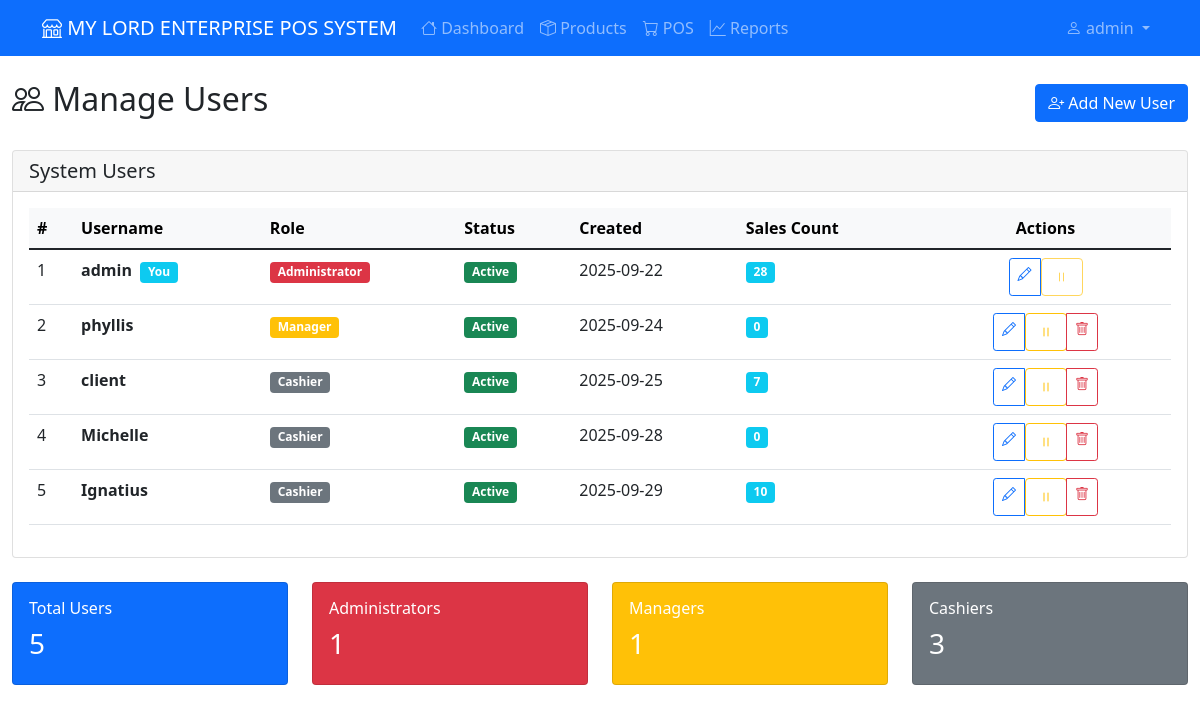
The app's page /auth/users (signed in) with its own data.
### app/models.py (models this page shows, shortened)
class User(UserMixin, db.Model):
    id = db.Column(db.Integer, primary_key=True)
    username = db.Column(db.String(80), unique=True, nullable=False)
    password_hash = db.Column(db.String(120), nullable=False)
    role = db.Column(db.String(20), nullable=False, default='cashier')  # admin, manager, cashier
    created_at = db.Column(db.DateTime, default=datetime.utcnow)
    is_active = db.Column(db.Boolean, default=True, nullable=False)
    is_temporary_password = db.Column(db.Boolean, default=False, nullable=False)
    password_reset_token = db.Column(db.String(100), nullable=True)
    password_reset_expires = db.Column(db.DateTime, nullable=True)
    must_change_password = db.Column(db.Boolean, default=False, nullable=False)
    last_password_change = db.Column(db.DateTime, nullable=True)
    sales = db.relationship('Sale', backref='clerk', lazy=True)
    expenses = db.relationship('Expense', backref='user', lazy=True)
    def needs_password_change(self):
        return self.must_change_password or self.is_temporary_password
    def is_admin(self):
        return self.role == 'admin'
    def is_manager(self):
        return self.role in ['admin', 'manager']

### app/auth.py (the view)
@bp.route('/users')
@login_required
@admin_required
def manage_users():
    page = request.args.get('page', 1, type=int)
    per_page = 10
    users = User.query.paginate(
        page=page,
        per_page=per_page,
        error_out=False
    )
    return render_template('auth/manage_users.html', users=users)

### app/templates/auth/manage_users.html (shortened to what this page needs)
{% extends "base.html" %}
{% block content %}
<div class="d-flex justify-content-between align-items-center mb-4">
    <h2><i class="bi bi-people"></i> Manage Users</h2>
    <a href="{{ url_for('auth.register') }}" class="btn btn-primary">
        <i class="bi bi-person-plus"></i> Add New User
    </a>
</div>
<div class="card">
    <div class="card-header">
        <h5 class="mb-0">System Users</h5>
    </div>
    <div class="card-body">
        {% if users.items %}
            <div class="table-responsive">
                <table class="table table-hover">
                    <thead class="table-light">
                        <tr>
                            <th>#</th>
                            <th>Username</th>
                            <th>Role</th>
                            <th>Status</th>
                            <th>Created</th>
                            <th>Sales Count</th>
                            <th class="text-center" style="min-width: 150px;">Actions</th>
                        </tr>
                    </thead>
                    <tbody>
                        {% for user in users.items %}
                        <tr>
                            <td>{{ loop.index + (users.page - 1) * users.per_page }}</td>
                            <td>
                                <strong>{{ user.username }}</strong>
                                {% if user.id == current_user.id %}
                                    <span class="badge bg-info ms-1">You</span>
                                {% endif %}
                            </td>
                            <td>
                                {% if user.role == 'admin' %}
                                    <span class="badge bg-danger">Administrator</span>
                                {% elif user.role == 'manager' %}
                                    <span class="badge bg-warning">Manager</span>
                                {% else %}
                                    <span class="badge bg-secondary">Cashier</span>
                                {% endif %}
                            </td>
                            <td>
                                {% if user.is_active is defined %}
                                    {% if user.is_active %}
                                        <span class="badge bg-success">Active</span>
                                    {% else %}
                                        <span class="badge bg-secondary">Inactive</span>
                                    {% endif %}
                                {% else %}
                                    <span class="badge bg-success">Active</span>
                                {% endif %}
                            </td>
                            <td>
                                {% if user.created_at %}
                                    {{ user.created_at.strftime('%Y-%m-%d') }}
                                {% else %}
                                    -
                                {% endif %}
                            </td>
                            <td>
                                <span class="badge bg-info">{{ user.sales|length if user.sales else 0 }}</span>
                            </td>
                            <td class="text-center">
                                <div class="btn-group btn-group-sm">
                                    <a href="{{ url_for('auth.edit_user', user_id=user.id) }}"
                                       class="btn btn-outline-primary"
                                       title="Edit User">
                                        <i class="bi bi-pencil"></i>
                                    </a>
                                    {% if user.is_active is defined %}
                                    <form method="POST"
                                          action="{{ url_for('auth.toggle_user_status', user_id=user.id) }}"
                                          class="d-inline">
                                        <button type="submit"
                                                class="btn btn-outline-warning"
                                                title="{{ 'Deactivate' if user.is_active else 'Activate' }} User"
                                                {% if user.id == current_user.id %}disabled{% endif %}>
                                            <i class="bi bi-{{ 'pause' if user.is_active else 'play' }}"></i>
                                        </button>
                                    </form>
                                    {% endif %}
                                    {% if user.id != current_user.id %}
                                    <a href="{{ url_for('auth.confirm_delete_user', user_id=user.id) }}"
                                       class="btn btn-outline-danger"
                                       title="Delete User">
                                        <i class="bi bi-trash"></i>
                                    </a>
                                    {% endif %}
                                </div>
                            </td>
                        </tr>
                        {% endfor %}
                    </tbody>
                </table>
            </div>
        {% endif %}
    </div>
</div>
<div class="row mt-4">
    <div class="col-md-3">
        <div class="card bg-primary text-white">
            <div class="card-body">
                <h6>Total Users</h6>
                <h3>{{ users.total }}</h3>
            </div>
        </div>
    </div>
    <div class="col-md-3">
        <div class="card bg-danger text-white">
            <div class="card-body">
                <h6>Administrators</h6>
                <h3>{{ users.items | selectattr('role', 'equalto', 'admin') | list | length }}</h3>
            </div>
        </div>
    </div>
    <div class="col-md-3">
        <div class="card bg-warning text-white">
            <div class="card-body">
                <h6>Managers</h6>
                <h3>{{ users.items | selectattr('role', 'equalto', 'manager') | list | length }}</h3>
            </div>
        </div>
    </div>
    <div class="col-md-3">
        <div class="card bg-secondary text-white">
            <div class="card-body">
                <h6>Cashiers</h6>
                <h3>{{ users.items | selectattr('role', 'equalto', 'cashier') | list | length }}</h3>
            </div>
        </div>
    </div>
</div>
{% endblock %}

### app/templates/base.html (shortened to what this page needs)
<!DOCTYPE html>
<html lang="en">
<head>
    <link href="https://cdn.jsdelivr.net/npm/bootstrap@5.1.3/dist/css/bootstrap.min.css" rel="stylesheet">
    <link rel="stylesheet" href="https://cdn.jsdelivr.net/npm/bootstrap-icons@1.10.0/font/bootstrap-icons.css">
</head>
<body>
    <nav class="navbar navbar-expand-lg navbar-dark bg-primary">
        <div class="container">
            <a class="navbar-brand" href="{{ url_for('main.index') }}">
                <i class="bi bi-shop"></i> MY LORD ENTERPRISE POS SYSTEM
            </a>
            {% if current_user.is_authenticated %}
            <div class="collapse navbar-collapse" id="navbarNav">
                <ul class="navbar-nav me-auto">
                    <li class="nav-item">
                        <a class="nav-link" href="{{ url_for('main.index') }}">
                            <i class="bi bi-house"></i> Dashboard
                        </a>
                    </li>
                    <li class="nav-item">
                        <a class="nav-link" href="{{ url_for('products.list_products') }}">
                            <i class="bi bi-box-seam"></i> Products
                        </a>
                    </li>
                    {% if current_user.is_manager() %}
                    <li class="nav-item">
                        <a class="nav-link" href="{{ url_for('pos.pos_page') }}">
                            <i class="bi bi-cart"></i> POS
                        </a>
                    </li>
                    <li class="nav-item">
                        <a class="nav-link" href="{{ url_for('reports.sales_reports') }}">
                            <i class="bi bi-graph-up"></i> Reports
                        </a>
                    </li>
                    {% endif %}
                </ul>
                <ul class="navbar-nav">
                    <li class="nav-item dropdown">
                        <a class="nav-link dropdown-toggle" href="#" role="button" data-bs-toggle="dropdown">
                            <i class="bi bi-person"></i> {{ current_user.username }}
                        </a>
                    </li>
                </ul>
            </div>
            {% endif %}
        </div>
    </nav>
    <div class="container-fluid mt-4">
        {% block content %}{% endblock %}
    </div>
</body>
</html>

### records on screen
User: username "admin", shows "You", role "Administrator", is_active "Active", created_at "2025-09-22", sales|length "28"
User: username "phyllis", role "Manager", is_active "Active", created_at "2025-09-24", sales|length "0"
User: username "client", role "Cashier", is_active "Active", created_at "2025-09-25", sales|length "7"
User: username "Michelle", role "Cashier", is_active "Active", created_at "2025-09-28", sales|length "0"
User: username "Ignatius", role "Cashier", is_active "Active", created_at "2025-09-29", sales|length "10"

### other values on screen
{{ users.total }} "5"
{{ users.items | selectattr('role', 'equalto', 'admin') | list | length }} "1"
{{ users.items | selectattr('role', 'equalto', 'manager') | list | length }} "1"
{{ users.items | selectattr('role', 'equalto', 'cashier') | list | length }} "3"
